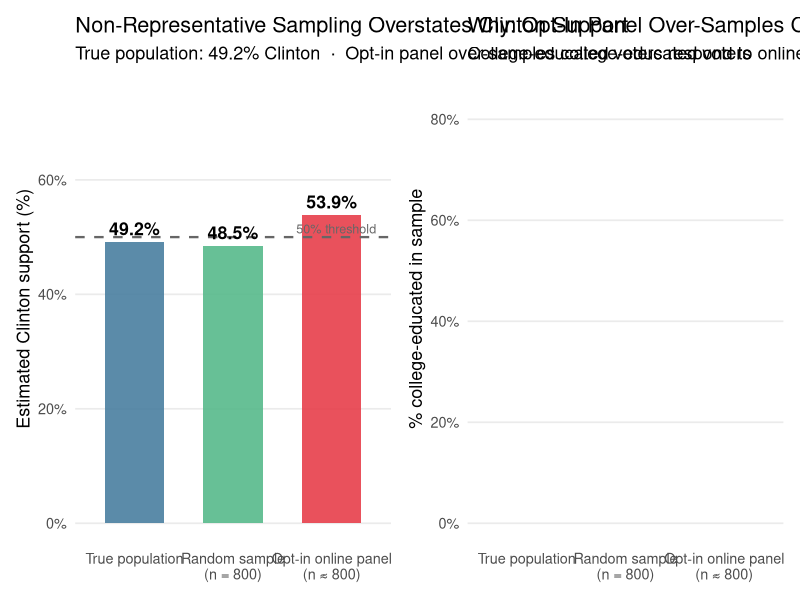
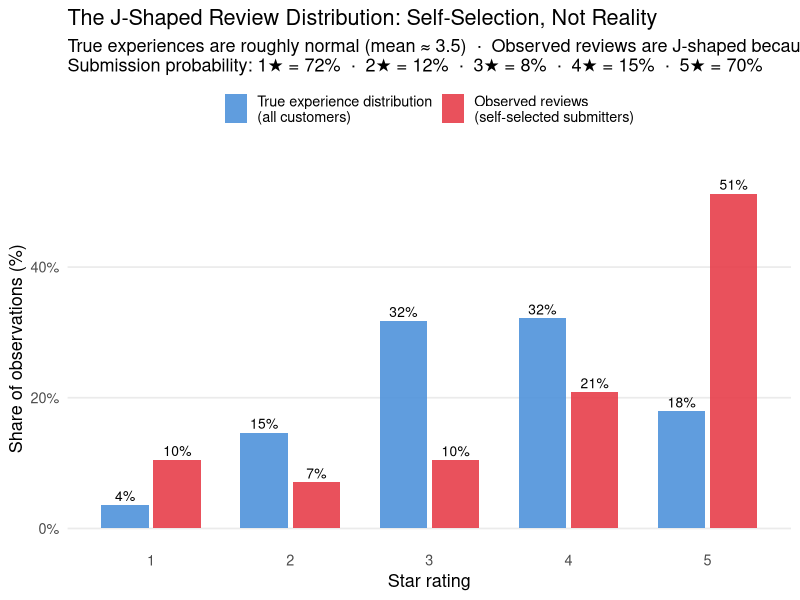
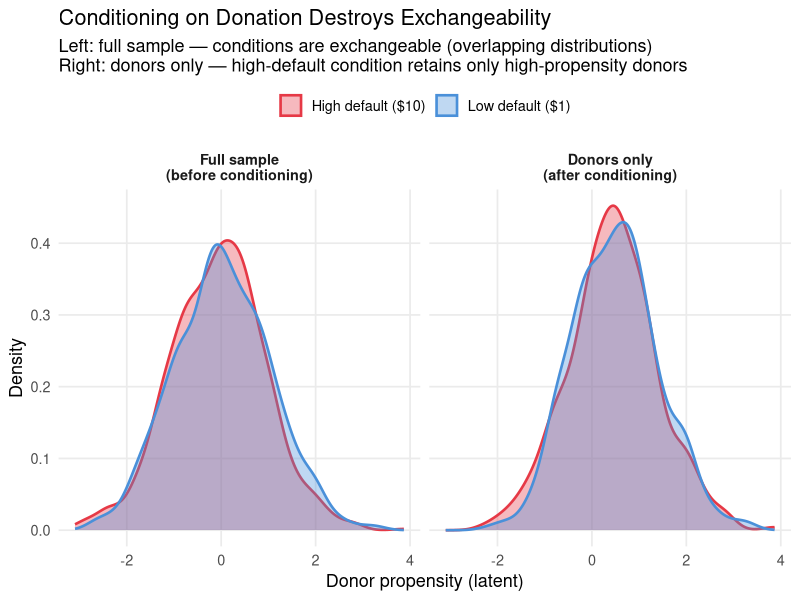
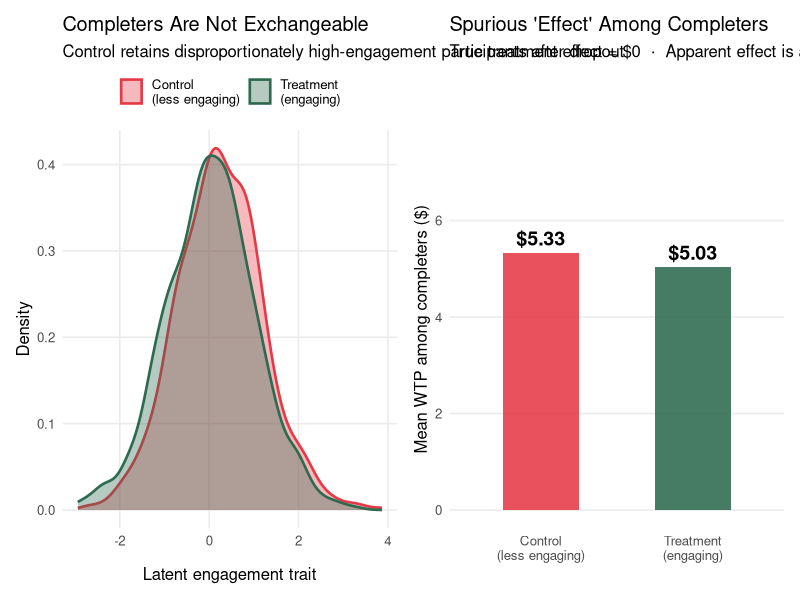
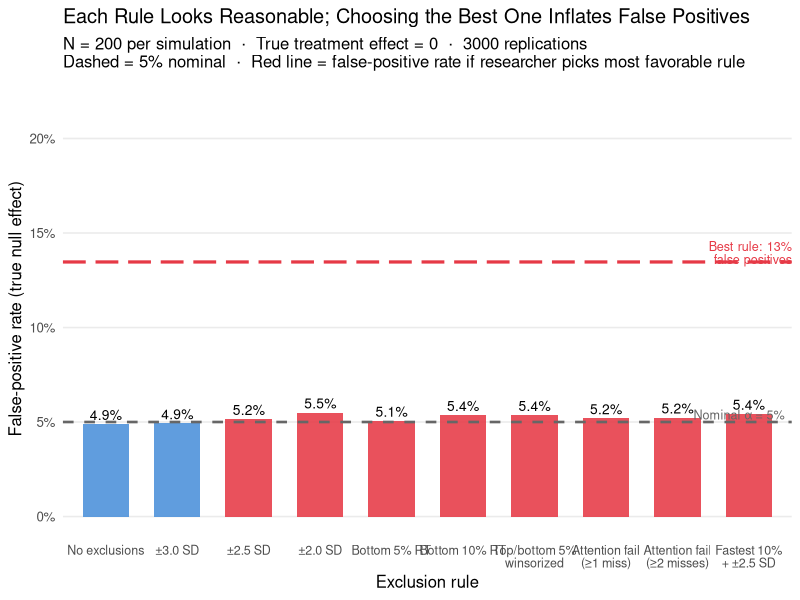

The R source for these figures, in order:
## ---- chunk 1
knitr::opts_chunk$set(
  echo    = TRUE,
  fig.width  = 9,
  fig.height = 5,
  fig.path   = "figs/",
  dev        = "svg"
)
dir.create("figs", recursive = TRUE, showWarnings = FALSE)
## ---- chunk 2
#| code-summary: "▶ Load required packages"
library(tidyverse)
library(ggplot2)
library(knitr)
library(scales)
library(patchwork)
set.seed(2025)
## ---- chunk 3
#| code-summary: "▶ Simulate: biased opt-in sample vs. random sample for election polling"

set.seed(2025)
N_pop <- 10000

# True population: 51% Trump, 49% Clinton
# College-educated: 35% of population; 65% Clinton-leaning among college-educated
# Non-college: 65% of population; 40% Clinton-leaning

pop <- tibble(
  college    = rbinom(N_pop, 1, 0.35),
  clinton    = ifelse(college == 1,
                      rbinom(N_pop, 1, 0.65),
                      rbinom(N_pop, 1, 0.40))
)
true_clinton <- mean(pop$clinton)

# Random sample: 800 participants drawn at random
rand_idx     <- sample(N_pop, 800)
rand_clinton <- mean(pop$clinton[rand_idx])

# Biased opt-in sample: college-educated 3× more likely to respond
response_prob <- ifelse(pop$college == 1, 0.15, 0.05)
responded     <- rbinom(N_pop, 1, response_prob) == 1
# Subsample to ~800 from those who responded
opt_in_idx    <- sample(which(responded), min(800, sum(responded)))
opt_clinton   <- mean(pop$clinton[opt_in_idx])

# College composition of each sample
college_pop     <- mean(pop$college)
college_rand    <- mean(pop$college[rand_idx])
college_opt     <- mean(pop$college[opt_in_idx])

results_df <- tibble(
  Sample      = factor(c("True population", "Random sample\n(n = 800)",
                          "Opt-in online panel\n(n ≈ 800)"),
                        levels = c("True population", "Random sample\n(n = 800)",
                                   "Opt-in online panel\n(n ≈ 800)")),
  Clinton_pct = c(true_clinton, rand_clinton, opt_clinton) * 100,
  College_pct = c(college_pop, college_rand, college_opt) * 100,
  Source      = c("truth", "random", "biased")
)

p_vote <- ggplot(results_df, aes(x = Sample, y = Clinton_pct, fill = Source)) +
  geom_col(width = 0.6, alpha = 0.88) +
  geom_hline(yintercept = 50, linetype = "dashed", color = "gray40", linewidth = 0.8) +
  geom_text(aes(label = sprintf("%.1f%%", Clinton_pct)),
            vjust = -0.5, size = 4.5, fontface = "bold") +
  annotate("text", x = 3.45, y = 51.5, label = "50% threshold",
           color = "gray40", size = 3.2, hjust = 1) +
  scale_fill_manual(values = c("truth" = "#457b9d", "random" = "#52b788",
                                "biased" = "#e63946"), guide = "none") +
  scale_y_continuous(limits = c(0, 75), labels = function(x) paste0(x, "%")) +
  labs(x = NULL, y = "Estimated Clinton support (%)",
       title = "Non-Representative Sampling Overstates Clinton Support",
       subtitle = paste0("True population: ", sprintf("%.1f", true_clinton * 100),
                         "% Clinton  \u00b7  ",
                         "Opt-in panel over-samples college-educated voters")) +
  theme_minimal(base_size = 13) +
  theme(panel.grid.minor = element_blank(), panel.grid.major.x = element_blank())

p_college <- ggplot(results_df, aes(x = Sample, y = College_pct, fill = Source)) +
  geom_col(width = 0.6, alpha = 0.88) +
  geom_text(aes(label = sprintf("%.1f%%\ncollege-educated", College_pct)),
            vjust = -0.4, size = 3.5, lineheight = 0.85) +
  scale_fill_manual(values = c("truth" = "#457b9d", "random" = "#52b788",
                                "biased" = "#e63946"), guide = "none") +
  scale_y_continuous(limits = c(0, 0.85), labels = percent_format(accuracy = 1)) +
  labs(x = NULL, y = "% college-educated in sample",
       title = "Why: Opt-In Panel Over-Samples College-Educated Respondents",
       subtitle = "College-educated voters respond to online surveys at ~3\u00d7 the rate of non-college voters") +
  theme_minimal(base_size = 13) +
  theme(panel.grid.minor = element_blank(), panel.grid.major.x = element_blank())

p_vote + p_college
## ---- chunk 4
#| code-summary: "▶ Simulate: J-shaped review distribution from normal true experiences"

set.seed(2025)
N_cust <- 50000

# True experience: roughly normal, clipped to 1–5
true_exp <- pmax(1, pmin(5, round(rnorm(N_cust, mean = 3.5, sd = 1.1))))

# Review submission probability by star rating
# Mirrors empirically observed patterns: high at extremes, low in middle
submit_prob <- c("1" = 0.72, "2" = 0.12, "3" = 0.08, "4" = 0.15, "5" = 0.70)
prob_vec    <- submit_prob[as.character(true_exp)]
submitted   <- rbinom(N_cust, 1, prob_vec) == 1
obs_exp     <- true_exp[submitted]

# Build plotting data
true_df <- tibble(stars = true_exp) |>
  count(stars) |>
  mutate(pct = n / sum(n), source = "True experience distribution\n(all customers)")

obs_df <- tibble(stars = obs_exp) |>
  count(stars) |>
  mutate(pct = n / sum(n), source = "Observed reviews\n(self-selected submitters)")

plot_df <- bind_rows(true_df, obs_df) |>
  mutate(source = factor(source,
    levels = c("True experience distribution\n(all customers)",
               "Observed reviews\n(self-selected submitters)")))

ggplot(plot_df, aes(x = factor(stars), y = pct, fill = source)) +
  geom_col(position = position_dodge(0.75), width = 0.68, alpha = 0.88) +
  geom_text(aes(label = sprintf("%.0f%%", pct * 100)),
            position = position_dodge(0.75), vjust = -0.4, size = 3.5) +
  scale_fill_manual(values = c(
    "True experience distribution\n(all customers)"  = "#4a90d9",
    "Observed reviews\n(self-selected submitters)"   = "#e63946"
  ), name = NULL) +
  scale_y_continuous(labels = percent_format(accuracy = 1), limits = c(0, 0.55)) +
  labs(x = "Star rating", y = "Share of observations (%)",
       title = "The J-Shaped Review Distribution: Self-Selection, Not Reality",
       subtitle = paste0(
         "True experiences are roughly normal (mean \u2248 3.5)  \u00b7  ",
         "Observed reviews are J-shaped because extreme raters disproportionately submit\n",
         "Submission probability: 1\u2605 = 72%  \u00b7  2\u2605 = 12%  \u00b7  ",
         "3\u2605 = 8%  \u00b7  4\u2605 = 15%  \u00b7  5\u2605 = 70%")) +
  theme_minimal(base_size = 13) +
  theme(panel.grid.minor = element_blank(), panel.grid.major.x = element_blank(),
        legend.position = "top")
## ---- chunk 5
#| code-summary: "▶ Simulate: two-stage donation experiment — exchangeable at stage 1, not at stage 2"

set.seed(2025)
N_don <- 2000

sim_don <- tibble(
  # True giving propensity: higher = more committed donor
  propensity    = rnorm(N_don, 0, 1),
  # Random assignment
  high_default  = rbinom(N_don, 1, 0.5),
  # Stage 1: probability of donating
  # High default raises threshold: only donate if propensity > 0.4 (vs. > -0.3 for low default)
  p_donate      = plogis(propensity * 1.2 - 0.4 * high_default),
  donated       = rbinom(N_don, 1, p_donate),
  # Stage 2: amount, conditional on donating
  # True effect of high default on amount = $1.50 (anchoring)
  # But high donors have higher baseline propensity in high-default condition
  amount_latent = 5 + 1.5 * high_default + 2.0 * propensity + rnorm(N_don, 0, 1.5),
  amount        = ifelse(donated == 1, pmax(0.5, amount_latent), NA_real_)
)

# ── Balance: full sample (before conditioning) ───────────────────────────────
balance_full <- sim_don |>
  group_by(high_default) |>
  summarise(
    n           = n(),
    mean_prop   = round(mean(propensity), 3),
    pct_donate  = round(mean(donated) * 100, 1),
    .groups     = "drop"
  ) |>
  mutate(Condition = ifelse(high_default == 1, "High default ($10)", "Low default ($1)")) |>
  dplyr::select(Condition, n, `Mean propensity` = mean_prop,
                `% who donate` = pct_donate)

# ── Balance: donors only (after conditioning) ────────────────────────────────
donors <- sim_don |> filter(donated == 1)

balance_donors <- donors |>
  group_by(high_default) |>
  summarise(
    n           = n(),
    mean_prop   = round(mean(propensity), 3),
    mean_amount = round(mean(amount, na.rm = TRUE), 2),
    .groups     = "drop"
  ) |>
  mutate(Condition = ifelse(high_default == 1, "High default ($10)", "Low default ($1)")) |>
  dplyr::select(Condition, n, `Mean propensity (among donors)` = mean_prop,
                `Mean donation amount ($)` = mean_amount)

# ── Plot: propensity distribution by condition, full vs. donors ──────────────
plot_data <- bind_rows(
  sim_don |> mutate(subset = "Full sample\n(before conditioning)"),
  donors  |> mutate(subset = "Donors only\n(after conditioning)")
) |>
  mutate(
    Condition = ifelse(high_default == 1, "High default ($10)", "Low default ($1)"),
    subset    = factor(subset,
                  levels = c("Full sample\n(before conditioning)",
                             "Donors only\n(after conditioning)"))
  )

ggplot(plot_data, aes(x = propensity, fill = Condition, color = Condition)) +
  geom_density(alpha = 0.35, linewidth = 0.9) +
  facet_wrap(~subset, nrow = 1) +
  scale_fill_manual(values  = c("High default ($10)" = "#e63946",
                                 "Low default ($1)"   = "#4a90d9"), name = NULL) +
  scale_color_manual(values = c("High default ($10)" = "#e63946",
                                 "Low default ($1)"   = "#4a90d9"), name = NULL) +
  labs(x = "Donor propensity (latent)", y = "Density",
       title = "Conditioning on Donation Destroys Exchangeability",
       subtitle = paste0(
         "Left: full sample — conditions are exchangeable (overlapping distributions)\n",
         "Right: donors only — high-default condition retains only high-propensity donors")) +
  theme_minimal(base_size = 13) +
  theme(panel.grid.minor = element_blank(), legend.position = "top",
        strip.text = element_text(face = "bold"))
## ---- chunk 6
#| code-summary: "▶ Tables: balance before and after conditioning"
kable(balance_full,
      caption = "Balance check: full sample (before conditioning on donation)")
kable(balance_donors,
      caption = "Balance check: donors only (after conditioning) — propensity is no longer balanced")
## ---- chunk 7
#| code-summary: "▶ Simulate: differential attrition creates spurious treatment effect"

set.seed(2025)
N_att <- 1200  # initial enrollment per condition

# Each participant has a latent engagement level
# Treatment condition (more interesting): dropout prob = 12%
# Control condition (more boring): dropout prob = 32%, but dropout is not random —
#   low-engagement participants are more likely to drop out
sim_att <- tibble(
  condition  = rep(c("Treatment\n(engaging)", "Control\n(less engaging)"), each = N_att),
  engagement = rnorm(N_att * 2, 0, 1),  # latent engagement trait
  # Dropout probability: baseline + larger effect of low engagement in control
  p_dropout  = plogis(
    ifelse(condition == "Treatment\n(engaging)",
           -2.0 + (-0.3) * engagement,   # 12% average dropout; weak engagement effect
           -0.8 + (-0.8) * engagement)   # 32% average dropout; strong engagement effect
  ),
  dropped    = rbinom(N_att * 2, 1, p_dropout) == 1,
  # Outcome: truly no treatment effect; but engagement drives Y
  Y          = 5 + 0 * (condition == "Treatment\n(engaging)") + 1.5 * engagement + rnorm(N_att * 2)
)

completers <- sim_att |> filter(!dropped)

# Summary stats
att_summary <- sim_att |>
  group_by(condition) |>
  summarise(
    enrolled   = n(),
    completed  = sum(!dropped),
    dropout_pct = round(mean(dropped) * 100, 1),
    .groups = "drop"
  )

comp_summary <- completers |>
  group_by(condition) |>
  summarise(
    mean_engagement = round(mean(engagement), 3),
    mean_Y          = round(mean(Y), 2),
    .groups = "drop"
  )

# ── Plot ──────────────────────────────────────────────────────────────────────
p_engage <- ggplot(completers, aes(x = engagement, fill = condition, color = condition)) +
  geom_density(alpha = 0.35, linewidth = 0.9) +
  scale_fill_manual(values  = c("Treatment\n(engaging)" = "#2d6a4f",
                                 "Control\n(less engaging)" = "#e63946"), name = NULL) +
  scale_color_manual(values = c("Treatment\n(engaging)" = "#2d6a4f",
                                 "Control\n(less engaging)" = "#e63946"), name = NULL) +
  labs(x = "Latent engagement trait", y = "Density",
       title = "Completers Are Not Exchangeable",
       subtitle = "Control retains disproportionately high-engagement participants after dropout") +
  theme_minimal(base_size = 12) +
  theme(panel.grid.minor = element_blank(), legend.position = "top")

p_outcome <- ggplot(comp_summary,
                    aes(x = condition, y = mean_Y, fill = condition)) +
  geom_col(width = 0.5, alpha = 0.88) +
  geom_text(aes(label = sprintf("$%.2f", mean_Y)), vjust = -0.5, size = 5, fontface = "bold") +
  scale_fill_manual(values = c("Treatment\n(engaging)" = "#2d6a4f",
                                "Control\n(less engaging)" = "#e63946"), guide = "none") +
  scale_y_continuous(limits = c(0, 7.5)) +
  labs(x = NULL, y = "Mean WTP among completers ($)",
       title = "Spurious 'Effect' Among Completers",
       subtitle = "True treatment effect = $0  \u00b7  Apparent effect is a composition artifact") +
  theme_minimal(base_size = 12) +
  theme(panel.grid.minor = element_blank(), panel.grid.major.x = element_blank())

p_engage + p_outcome
## ---- chunk 8
#| code-summary: "▶ Table: attrition rates and completer characteristics by condition"
kable(left_join(att_summary, comp_summary, by = "condition"),
      col.names = c("Condition", "Enrolled", "Completed", "Dropout %",
                    "Mean engagement\n(completers)", "Mean WTP\n(completers)"),
      caption = "Attrition summary: differential dropout creates non-exchangeable completer samples")
## ---- chunk 9
#| code-summary: "▶ Simulate: false-positive rate across 10 exclusion rules (null effect)"

set.seed(2025)
n_sims_ex <- 3000
N_excl    <- 200
alpha_ex  <- 0.05

# 10 exclusion rules indexed by their SD cutoff (or equivalent)
# Rules vary from lenient (keep almost all) to strict (remove many)
rule_labels <- c(
  "No exclusions",
  "\u00b13.0 SD",
  "\u00b12.5 SD",
  "\u00b12.0 SD",
  "Bottom 5% RT",
  "Bottom 10% RT",
  "Top/bottom 5%\nwinsorized",
  "Attention fail\n(\u22651 miss)",
  "Attention fail\n(\u22652 misses)",
  "Fastest 10%\n+ \u00b12.5 SD"
)

# For each simulation, generate null data, apply each rule, get p-value
sim_pvals <- replicate(n_sims_ex, {
  # True null: no treatment effect
  trt <- rep(0:1, each = N_excl / 2)
  Y   <- rnorm(N_excl)
  # Simulated nuisance variables used by exclusion rules
  rt       <- runif(N_excl, 0.5, 15)   # response time
  att      <- rbinom(N_excl, 3, 0.15)  # number of attention check fails

  # Compute per-rule p-values
  sapply(seq_along(rule_labels), function(k) {
    keep <- switch(k,
      "1"  = rep(TRUE, N_excl),
      "2"  = abs(scale(Y)) < 3.0,
      "3"  = abs(scale(Y)) < 2.5,
      "4"  = abs(scale(Y)) < 2.0,
      "5"  = rt > quantile(rt, 0.05),
      "6"  = rt > quantile(rt, 0.10),
      "7"  = { Y_w <- Y; Y_w[Y > quantile(Y,.95)] <- quantile(Y,.95)
               Y_w[Y < quantile(Y,.05)] <- quantile(Y,.05); rep(TRUE, N_excl) },
      "8"  = att < 1,
      "9"  = att < 2,
      "10" = rt > quantile(rt, 0.10) & abs(scale(Y)) < 2.5
    )
    # For winsorizing (rule 7), Y is modified in place above — use winsorized Y
    Y_use <- if (k == 7) {
      Y_w <- Y; Y_w[Y > quantile(Y,.95)] <- quantile(Y,.95)
      Y_w[Y < quantile(Y,.05)] <- quantile(Y,.05); Y_w
    } else Y
    if (sum(keep) < 10) return(1)
    tryCatch(
      t.test(Y_use[keep & trt == 1], Y_use[keep & trt == 0])$p.value,
      error = function(e) 1
    )
  })
})  # sim_pvals is 10 × n_sims_ex

# False-positive rate per rule
fp_per_rule <- rowMeans(sim_pvals < alpha_ex)

# False-positive rate if researcher picks the most favorable rule
fp_best_rule <- mean(apply(sim_pvals, 2, min) < alpha_ex)

excl_df <- tibble(
  rule   = factor(rule_labels, levels = rule_labels),
  fp_rate = fp_per_rule
)

p_excl <- ggplot(excl_df, aes(x = rule, y = fp_rate, fill = fp_rate > alpha_ex)) +
  geom_col(width = 0.65, alpha = 0.88) +
  geom_hline(yintercept = alpha_ex, linetype = "dashed", color = "gray40", linewidth = 0.9) +
  annotate("text", x = 10.5, y = alpha_ex + 0.004,
           label = "Nominal \u03b1 = 5%", color = "gray40", size = 3.2, hjust = 1) +
  annotate("segment", x = 0.4, xend = 10.6,
           y = fp_best_rule, yend = fp_best_rule,
           color = "#e63946", linewidth = 1.1, linetype = "longdash") +
  annotate("text", x = 10.6, y = fp_best_rule + 0.005,
           label = sprintf("Best rule: %.0f%%\nfalse positives", fp_best_rule * 100),
           color = "#e63946", size = 3.2, hjust = 1, lineheight = 0.85) +
  geom_text(aes(label = sprintf("%.1f%%", fp_rate * 100)),
            vjust = -0.4, size = 3.5) +
  scale_fill_manual(values = c("FALSE" = "#4a90d9", "TRUE" = "#e63946"), guide = "none") +
  scale_y_continuous(labels = percent_format(accuracy = 1), limits = c(0, 0.22)) +
  labs(x = "Exclusion rule", y = "False-positive rate (true null effect)",
       title = "Each Rule Looks Reasonable; Choosing the Best One Inflates False Positives",
       subtitle = paste0(
         "N = ", N_excl, " per simulation  \u00b7  True treatment effect = 0  \u00b7  ",
         n_sims_ex, " replications\n",
         "Dashed = 5% nominal  \u00b7  Red line = false-positive rate if researcher picks most favorable rule")) +
  theme_minimal(base_size = 12) +
  theme(panel.grid.minor = element_blank(), panel.grid.major.x = element_blank(),
        axis.text.x = element_text(size = 9, lineheight = 0.85))

p_excl
